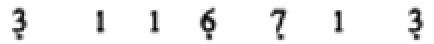
#> input picture blok 3.png, 217 x 22 px (shown 2 times larger)
$ jupyter execute --allow-errors Morfologi.ipynb
#> lines starting #> are read from the running program, lines starting #| are printed output that depends on the picture; after the words box and inside, x2 and y2 are one past the last pixel; in counts of white or black regions, pixels touching at a corner belong together
[cell 1]
import cv2
import numpy as np
import matplotlib.pyplot as plt

# Fungsi untuk menampilkan gambar
def show_images(images, titles):
    plt.figure(figsize=(10, 5))
    for i, (img, title) in enumerate(zip(images, titles)):
        plt.subplot(1, len(images), i + 1)
        plt.imshow(img, cmap='gray')
        plt.title(title)
        plt.axis('off')
    plt.show()

# Baca gambar dalam skala abu-abu
image = cv2.imread('notasiangkacitra.png', 0)

# Buat struktur elemen berbentuk persegi dengan ukuran 5x5
kernel = np.ones((5, 5), np.uint8)

# # Operasi Dilasi
# dilated = cv2.dilate(image, kernel, iterations=1)

# # Operasi Erosi
# eroded = cv2.erode(image, kernel, iterations=1)

# Operasi Opening (Erosi diikuti dengan Dilasi)
#> (the rest of this cell did not finish here and is left out)

[cell 2]
from __future__ import print_function
import cv2 as cv
import numpy as np
import argparse

src = None
erosion_size = 0
max_elem = 2
max_kernel_size = 21
title_trackbar_element_shape = 'Element:\n 0: Rect \n 1: Cross \n 2: Ellipse'
title_trackbar_kernel_size = 'Kernel size:\n 2n +1'
title_erosion_window = 'Erosion Demo'
title_dilation_window = 'Dilation Demo'


def main(image):
#> called with image = 'blok 3.png'
    global src
    src = cv.imread(cv.samples.findFile(image))
#> src is the input picture: shape (22, 217, 3); min 0, max 255, mean 241.2
    if src is None:
        print('Could not open or find the image: ', image)
        exit(0)

    cv.namedWindow(title_erosion_window)
    cv.createTrackbar(title_trackbar_element_shape, title_erosion_window, 0, max_elem, erosion)
    cv.createTrackbar(title_trackbar_kernel_size, title_erosion_window, 0, max_kernel_size, erosion)

    cv.namedWindow(title_dilation_window)
    cv.createTrackbar(title_trackbar_element_shape, title_dilation_window, 0, max_elem, dilatation)
    cv.createTrackbar(title_trackbar_kernel_size, title_dilation_window, 0, max_kernel_size, dilatation)

    erosion(0)
    dilatation(0)
    cv.waitKey()


# optional mapping of values with morphological shapes
def morph_shape(val):
    if val == 0:
        return cv.MORPH_RECT
    elif val == 1:
        return cv.MORPH_CROSS
    elif val == 2:
        return cv.MORPH_ELLIPSE


def erosion(val):
    erosion_size = cv.getTrackbarPos(title_trackbar_kernel_size, title_erosion_window)
    erosion_shape = morph_shape(cv.getTrackbarPos(title_trackbar_element_shape, title_erosion_window))


    element = cv.getStructuringElement(erosion_shape, (2 * erosion_size + 1, 2 * erosion_size + 1),
                                       (erosion_size, erosion_size))

    erosion_dst = cv.erode(src, element)
    cv.imshow(title_erosion_window, erosion_dst)


def dilatation(val):
    dilatation_size = cv.getTrackbarPos(title_trackbar_kernel_size, title_dilation_window)
    dilation_shape = morph_shape(cv.getTrackbarPos(title_trackbar_element_shape, title_dilation_window))

    element = cv.getStructuringElement(dilation_shape, (2 * dilatation_size + 1, 2 * dilatation_size + 1),
                                       (dilatation_size, dilatation_size))
    dilatation_dst = cv.dilate(src, element)
    cv.imshow(title_dilation_window, dilatation_dst)


if __name__ == "__main__":
    parser = argparse.ArgumentParser(description='Code for Eroding and Dilating tutorial.')
    parser.add_argument('--input', help='Path to input image.', default='LinuxLogo.jpg')
    args = parser.parse_args()

    main(args.input)

[cell 3]
import cv2
import numpy as np
import matplotlib.pyplot as plt

# Fungsi untuk menampilkan gambar
def show_images(images, titles):
    plt.figure(figsize=(10, 5))
    for i, (img, title) in enumerate(zip(images, titles)):
        plt.subplot(1, len(images), i + 1)
        plt.imshow(img, cmap='gray')
        plt.title(title)
        plt.axis('off')
    plt.show()

# Baca gambar dalam skala abu-abu
image = cv2.imread('blok 3.png', 0)
#> image: shape (22, 217); min 0, max 255, mean 241.2

# Konversi ke biner
_, binary_image = cv2.threshold(image, 128, 255, cv2.THRESH_BINARY_INV)
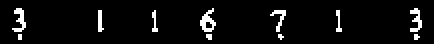
#> binary_image: shape (22, 217) (shown 2 times larger); 5.2% white in thin lines or dots, all inside (x1, y1, x2, y2) = (6, 4, 211, 20)

# Buat struktur elemen berbentuk persegi dengan ukuran 3x3
kernel = np.ones((3, 3), np.uint8)

# Operasi Morphological Gradient (Dilasi - Erosi)
gradient = cv2.morphologyEx(binary_image, cv2.MORPH_GRADIENT, kernel)
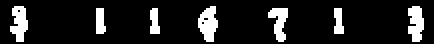
#> gradient: shape (22, 217) (shown 2 times larger); 12.6% white; 7 white regions, largest, box (x1, y1, x2, y2) and area: (99, 3, 109, 21) 122, (5, 3, 14, 21) 110, (204, 3, 212, 21) 110

# Skeletonization
size = np.size(binary_image)
#> size = 4774
skeleton = np.zeros(binary_image.shape, np.uint8)

temp_image = binary_image.copy()
while True:
    eroded = cv2.erode(temp_image, kernel)
    temp_dilated = cv2.dilate(eroded, kernel)
    temp = cv2.subtract(temp_image, temp_dilated)
    skeleton = cv2.bitwise_or(skeleton, temp)
    temp_image = eroded.copy()
    if cv2.countNonZero(temp_image) == 0:
        break
#> this loop made 2 passes
#> pass 1, `eroded = cv2.erode(temp_image, kernel)`:
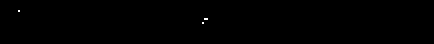
#> eroded: shape (22, 217) (shown 2 times larger); 0.08% white in thin lines or dots, all inside (x1, y1, x2, y2) = (9, 5, 104, 12)
#> pass 1, `temp_dilated = cv2.dilate(eroded, kernel)`:
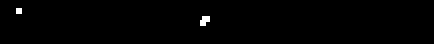
#> temp_dilated: shape (22, 217) (shown 2 times larger); 0.59% white in thin lines or dots, all inside (x1, y1, x2, y2) = (8, 4, 105, 13)
#> pass 1, `temp = cv2.subtract(temp_image, temp_dilated)`:
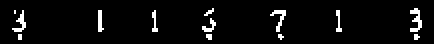
#> temp: shape (22, 217) (shown 2 times larger); 4.6% white in thin lines or dots, all inside (x1, y1, x2, y2) = (6, 4, 211, 20)

# Tampilkan hasil
show_images([binary_image, gradient, skeleton],
            ['Gambar Original', 'Morphological Gradient', 'Skeleton'])
#> the loop in show_images, `for i, (img, title) in enumerate(zip(images, titles)):` made 3 passes
#> title on passes 1 to 3: 'Gambar Original', 'Morphological Gradient', 'Skeleton'
